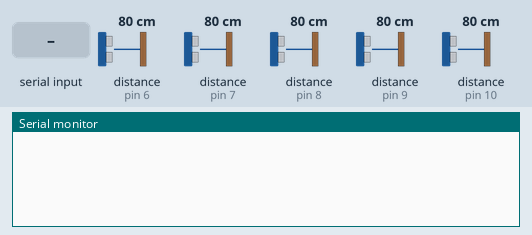
The sketch below on a simulated Arduino Uno, built with avr-gcc and run on an emulated ATmega328P. On the bench: the last lines printed to the serial monitor. Inputs (shaded band) come from the test bench; at power-on: distance to the obstacle (sensors on pin 6, pin 7, pin 8, pin 9, pin 10) 80 cm. The echo pulse lasts 58.3 µs per cm.

Above: at 1.2 s.
1.3 s: "90,45\n" received over Serial
At 2.6 s:
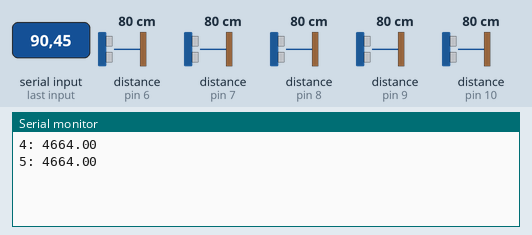
3.4 s: "30,150\n" received over Serial
At 5.4 s:
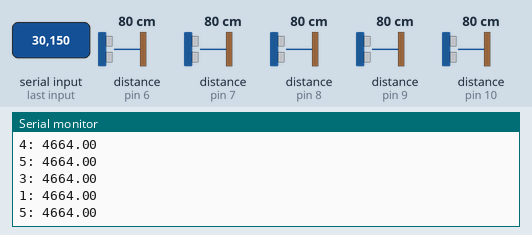
Timing chart, 0 to 6.9 s (numbered marks = the images above; inputs shaded):
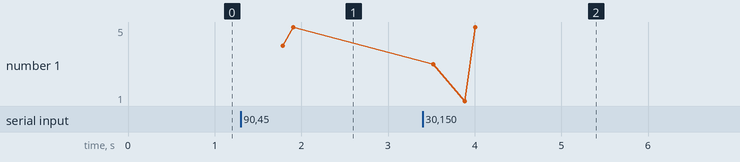

Measured:
- after the input at 1.3 s, the serial monitor: prints a new line after 0.49 s (image 1)
- after the input at 3.4 s, the serial monitor: prints a new line after 0.12 s (image 2)

The sketch:

5sensors.ino
```cpp
#include <Arduino_BuiltIn.h>
#include "NewPing.h"

#define TRIGGER_PIN  5
#define MAX_DISTANCE 400
#define NUM_SENSORS 5

// Pins for each sensor
const int echoPins[NUM_SENSORS] = {6, 7, 8, 9, 10};

// Create an array to hold the NewPing sensors
NewPing sensors[NUM_SENSORS] = {
  NewPing(TRIGGER_PIN, echoPins[0], MAX_DISTANCE),
  NewPing(TRIGGER_PIN, echoPins[1], MAX_DISTANCE),
  NewPing(TRIGGER_PIN, echoPins[2], MAX_DISTANCE),
  NewPing(TRIGGER_PIN, echoPins[3], MAX_DISTANCE),
  NewPing(TRIGGER_PIN, echoPins[4], MAX_DISTANCE)
};

// Arrays to store duration for each sensor
float durations[NUM_SENSORS];
// Number of iterations for median filter
const int iterations = 5;

void setup() {
  Serial.begin(9600);
}

void loop() {
  if (Serial.available() > 0) {
    char command = Serial.read();
    int sensorNumber = command - '0';  // Convert char to integer
    if (sensorNumber >= 1 && sensorNumber <= NUM_SENSORS) {
      // Measure duration for the specified sensor
      durations[sensorNumber - 1] = sensors[sensorNumber - 1].ping_median(iterations);
      Serial.print(sensorNumber);
      Serial.print(": ");
      Serial.print(durations[sensorNumber - 1]);
      Serial.println();
    } else {  // probably a higher number, this is just to cause the trigger
      durations[1] = sensors[1].ping_median(iterations);
    }
  }
}
```
